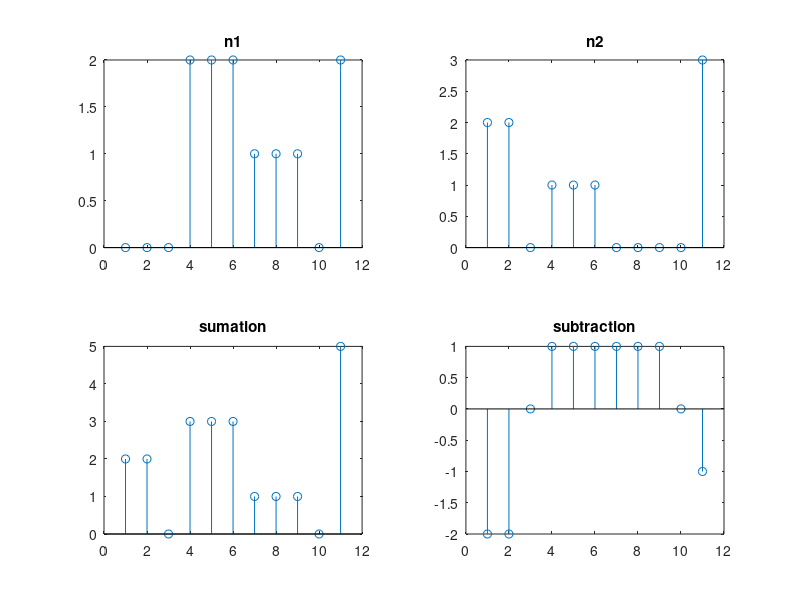

MATLAB code for this plot:
n1=[0,0,0,2,2,2,1,1,1,0,2]
n2=[2,2,0,1,1,1,0,0,0,0,3]
sum=n1+n2
sub=n1-n2

t=0:0.1:length(max(n1,n2));

subplot(2,2,1);
stem(n1);
title('n1');

subplot(2,2,2);
stem(n2);
title('n2');

subplot(2,2,3);
stem(sum);
title('sumation');

subplot(2,2,4);
stem(sub);
title('subtraction');